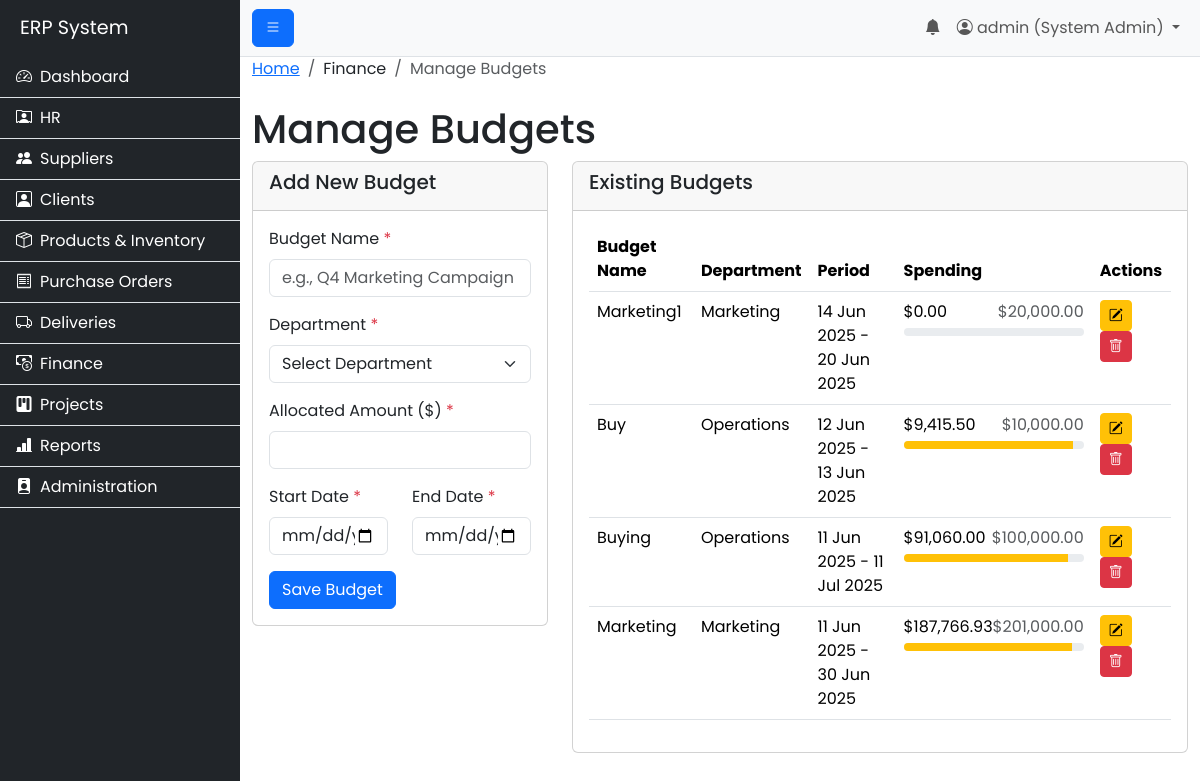
The page /modules/finance/manage_budgets.php (signed in) on the database its author committed.
### tables this page shows
CREATE TABLE `budgets` (
  `id` int(11) NOT NULL,
  `budget_name` varchar(255) NOT NULL,
  `department_id` int(11) NOT NULL,
  `allocated_amount` decimal(12,2) NOT NULL,
  `start_date` date NOT NULL,
  `end_date` date NOT NULL,
  `created_at` timestamp NOT NULL DEFAULT current_timestamp()
);

CREATE TABLE `departments` (
  `id` int(11) NOT NULL,
  `department_name` varchar(255) NOT NULL
);

### includes/permissions.php (called while the page is built, shortened)
<?php
function has_permission($required_permissions) {
    if ($_SESSION['role_name'] == 'System Admin') {
        return true;
    }
    return false;
}
?>

### modules/finance/manage_budgets.php (the view, shortened to what this page needs)
<?php
$page_title = "Manage Budgets";
include('../../includes/header.php');
$conn = connect_db();
$sql_budgets = "SELECT
                    b.id, b.budget_name, b.allocated_amount, b.start_date, b.end_date, d.department_name,
                    (
                        (SELECT COALESCE(SUM(po.total_amount), 0) FROM purchase_orders po WHERE po.budget_id = b.id AND po.status IN ('Approved', 'Partially Delivered', 'Completed'))
                        +
                        (SELECT COALESCE(SUM(p.project_budget), 0) FROM projects p WHERE p.budget_id = b.id AND p.status = 'Approved')
                    ) as spent_amount
                FROM budgets b
                JOIN departments d ON b.department_id = d.id
                ORDER BY b.start_date DESC";
$budgets_result = $conn->query($sql_budgets);
$can_manage_budget = has_permission('budget_manage');
?>
<nav aria-label="breadcrumb">
  <ol class="breadcrumb">
    <li class="breadcrumb-item"><a href="/erp_project/index.php">Home</a></li>
    <li class="breadcrumb-item">Finance</li>
    <li class="breadcrumb-item active" aria-current="page">Manage Budgets</li>
  </ol>
</nav>
<h1 class="mt-4"><?php echo $page_title; ?></h1>
<div class="row">
    <?php if ($can_manage_budget): ?>
    <div class="col-lg-4">
        <div class="card">
            <div class="card-header"><h5>Add New Budget</h5></div>
            <div class="card-body">
                <form action="handle_add_budget.php" method="POST">
                    <div class="mb-3"><label for="budget_name" class="form-label">Budget Name <span class="text-danger">*</span></label><input type="text" class="form-control" id="budget_name" name="budget_name" placeholder="e.g., Q4 Marketing Campaign" required></div>
                    <div class="mb-3"><label for="department_id" class="form-label">Department <span class="text-danger">*</span></label><select class="form-select" id="department_id" name="department_id" required><option value="">Select Department</option></select></div>
                    <div class="mb-3"><label for="allocated_amount" class="form-label">Allocated Amount ($) <span class="text-danger">*</span></label><input type="number" class="form-control" id="allocated_amount" name="allocated_amount" step="0.01" min="0" required></div>
                    <div class="row"><div class="col-md-6 mb-3"><label for="start_date" class="form-label">Start Date <span class="text-danger">*</span></label><input type="date" class="form-control" id="start_date" name="start_date" required></div><div class="col-md-6 mb-3"><label for="end_date" class="form-label">End Date <span class="text-danger">*</span></label><input type="date" class="form-control" id="end_date" name="end_date" required></div></div>
                    <button type="submit" class="btn btn-primary">Save Budget</button>
                </form>
            </div>
        </div>
    </div>
    <?php endif; ?>
    <div class="<?php echo $can_manage_budget ? 'col-lg-8' : 'col-lg-12'; ?>">
        <div class="card">
            <div class="card-header"><h5>Existing Budgets</h5></div>
            <div class="card-body">
                <div class="table-responsive">
                    <table class="table table-hover">
                        <thead><tr><th>Budget Name</th><th>Department</th><th>Period</th><th>Spending</th><?php if ($can_manage_budget): ?><th>Actions</th><?php endif; ?></tr></thead>
                        <tbody>
                            <?php if ($budgets_result->num_rows > 0): ?>
                                <?php while($b = $budgets_result->fetch_assoc()):
                                    $percent_spent = ($b['allocated_amount'] > 0) ? ($b['spent_amount'] / $b['allocated_amount']) * 100 : 0;
                                    $progress_bar_class = 'bg-success';
                                    $tooltip_attributes = '';
                                    if ($percent_spent > 80 && $percent_spent < 100) { $progress_bar_class = 'bg-warning'; }
                                    elseif ($percent_spent >= 100) { $progress_bar_class = 'bg-danger'; $tooltip_attributes = 'data-bs-toggle="tooltip" data-bs-placement="top" title="Budget Exceeded!"'; }
                                ?>
                                <tr>
                                    <td><?php echo htmlspecialchars($b['budget_name']); ?></td>
                                    <td><?php echo htmlspecialchars($b['department_name']); ?></td>
                                    <td><?php echo date("d M Y", strtotime($b['start_date'])) . " - " . date("d M Y", strtotime($b['end_date'])); ?></td>
                                    <td>
                                        <div class="d-flex justify-content-between"><span>$<?php echo number_format($b['spent_amount'], 2); ?></span><span class="text-muted">$<?php echo number_format($b['allocated_amount'], 2); ?></span></div>
                                        <div class="progress mt-1" style="height: 8px;" <?php echo $tooltip_attributes; ?>><div class="progress-bar <?php echo $progress_bar_class; ?>" role="progressbar" style="width: <?php echo min($percent_spent, 100); ?>%;"></div></div>
                                    </td>
                                    <?php if ($can_manage_budget): ?>
                                    <td>
                                        <a href="edit_budget.php?id=<?php echo $b['id']; ?>" class="btn btn-sm btn-warning"><i class="bi bi-pencil-square"></i></a>
                                        <button type="button" class="btn btn-sm btn-danger" data-bs-toggle="modal" data-bs-target="#deleteBudgetModal" data-id="<?php echo $b['id']; ?>"><i class="bi bi-trash"></i></button>
                                    </td>
                                    <?php endif; ?>
                                </tr>
                                <?php endwhile; ?>
                            <?php else: ?>
                                <tr><td colspan="<?php echo $can_manage_budget ? '5' : '4'; ?>" class="text-center text-muted">No budgets found.</td></tr>
                            <?php endif; ?>
                        </tbody>
                    </table>
                </div>
            </div>
        </div>
    </div>
</div>
<?php
include('../../includes/footer.php');
?>

### assets/css/style.css (style rules this page uses)
body { font-family: 'Poppins', sans-serif; }

### rows shown on the page
budgets: budget_name "Marketing1", department.department_name "Marketing", start_date "14 Jun 2025", end_date "20 Jun 2025", spent_amount "0.00", allocated_amount "20,000.00"
budgets: budget_name "Buy", department.department_name "Operations", start_date "12 Jun 2025", end_date "13 Jun 2025", spent_amount "9,415.50", allocated_amount "10,000.00", min($percent_spent, 100) 94.155 (drawn)
budgets: budget_name "Buying", department.department_name "Operations", start_date "11 Jun 2025", end_date "11 Jul 2025", spent_amount "91,060.00", allocated_amount "100,000.00", min($percent_spent, 100) 91.06 (drawn)
budgets: budget_name "Marketing", department.department_name "Marketing", start_date "11 Jun 2025", end_date "30 Jun 2025", spent_amount "187,766.93", allocated_amount "201,000.00", min($percent_spent, 100) 93.416383084577 (drawn)

### other values the page prints
$_SESSION['username'] "admin"
$_SESSION['role_name'] "System Admin"
$page_title "Manage Budgets"
